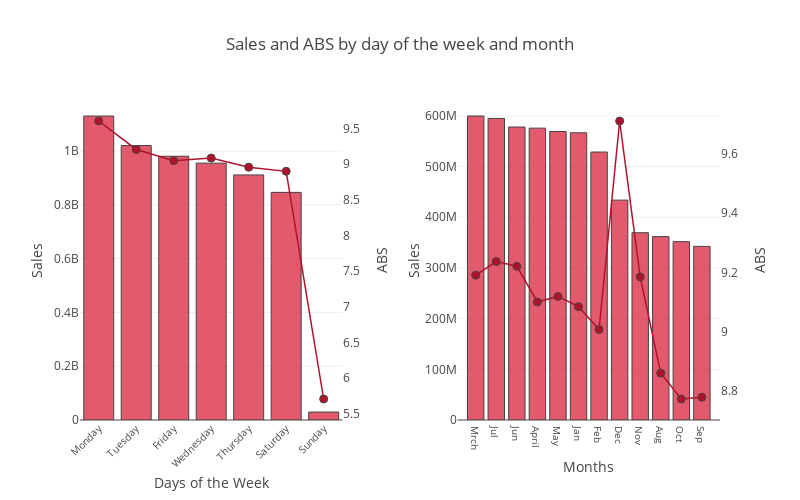

Source (notebook cell):
### Markdown cell above
Which day of the week or month generates the highest revenue, and ABS (Average Basket Size? I created two separate graphs side by side to ease the comparison.

Regarding the sales graphs on the left, the beginning of the week is when the stores are generating more money, on Mondays and Tuesdays, the third best day is on Fridays.

Which is also applicable for the ABS, except that it's exceptionally higher on Wednesday than Friday, respectively at 9.08 and 9.04.


If we have a look at the right graph, representing the sales and ABS my month, we can note that March and July are the best performing months in terms of sales. But, the ABS is higher in December with 9.71 euros spent in average and 9.24 euros in July.

### Code cell
#Create two new dataframe

basketweek = train[['Dayoftheweek','Sales','Customers']]
basketweek = basketweek.groupby('Dayoftheweek').sum()
basketweek = basketweek.sort_values(by='Sales',ascending = False)
basketweek = basketweek.reset_index()
basketweek['Basket'] = basketweek['Sales'] / basketweek['Customers'] 

basketmonth = train[['Monthofyear','Sales','Customers']]
basketmonth = basketmonth.groupby('Monthofyear').sum()
basketmonth = basketmonth.sort_values(by='Sales',ascending = False)
basketmonth = basketmonth.reset_index()
basketmonth['Basket'] = basketmonth['Sales'] / basketmonth['Customers'] 


#Create the format of our plot grid

fig = tools.make_subplots(rows=1,
                          cols=2,
                          print_grid=True,
                          horizontal_spacing=0.18
                        
                         )

#Define the 4 traces 

trace1 = dict(type='bar',
              x= basketweek[('Dayoftheweek')], 
              y= basketweek[('Sales')],
              name='Sales',            
              marker=dict(color= 'rgba(220,49,72, 0.8)', 
                          line= dict(width= 1)),
              showlegend=False
             )
 

trace2 = dict(type='scatter',
              x= basketweek[('Dayoftheweek')], 
              y= basketweek[('Basket')], 
              marker= dict(line= dict(width= 1), 
                           size= 8), 
              line=dict(color= '#B0122C',
                        width= 1.5),
              name= 'ABS',
              showlegend=False
             )


trace3=dict(type='bar',
            x=basketmonth[('Monthofyear')],
            y=basketmonth[('Sales')],
            name='Sales',
            marker=dict(color= 'rgba(220,49,72, 0.8)', line= dict(width= 1)),
            showlegend=False 
          )
trace4=dict(type='scatter',
            x= basketmonth[('Monthofyear')],
            y=basketmonth[('Basket')],
            marker= dict(line= dict(width= 1), 
                         size= 8), 
            line=dict(color= '#B0122C', width= 1.5),
            name= 'ABS',
            showlegend=False
           )

# Append the first two traces to subplot (1,1), and the last two, to subplot (1,2):

fig.append_trace(trace1, 1, 1)# trace1 is in position 0 of the list fig['data]
fig.append_trace(trace2, 1, 1)#                       1 
fig.append_trace(trace3, 1, 2)#                       2
fig.append_trace(trace4, 1, 2)#                       3

# Now we update yaxis for both trace2 and trace4 - meaning positon 1 and 3
fig['data'][1].update(yaxis='y3')
fig['data'][3].update(yaxis='y4')

# Update layout


fig['layout'].update(autosize= False, 
              width= 800, 
              height= 500, 
              showlegend=False,
                     title='Sales and ABS by day of the week and month',hovermode='x')


fig['layout']['xaxis1'].update(tickangle= -45, #'x1'
                         autorange=True,
                         tickfont=dict(size= 10), 
                         title= 'Days of the Week', 
                         type= 'category',
                         )
fig['layout']['yaxis1'].update( #left yaxis'y1
                         showgrid=True, 
                         title= 'Sales',
                         )

#Insert a new key, yaxis3, and the associated value:
fig['layout']['yaxis3']=dict(
                          overlaying= 'y1', 
                          anchor= 'x1', 
                          side= 'right', 
                          showgrid= False, 
                          title= 'ABS'
                         )

fig['layout']['xaxis2'].update(autorange=True,
                         tickfont=dict(size= 10), 
                         title= 'Months', 
                         type= 'Months',
                         )
fig['layout']['yaxis2'].update(
                         showgrid=True, 
                         title= 'Sales',
                         )
#Insert a new key, yaxis4, and the associated value:
fig['layout']['yaxis4']=dict(
                          overlaying= 'y2', 
                          anchor= 'x2', 
                          side= 'right', 
                          showgrid= False, 
                          title= 'ABS'
                         )

iplot(fig)

### Figure 1 — Plotly figure (JSON) as saved in the notebook; plotly's stock layout.template omitted (floating-point values rounded to 4 significant figures)
{"data": [{"marker": {"color": "rgba(220,49,72, 0.8)", "line": {"width": 1}}, "name": "Sales", "showlegend": false, "type": "bar", "x": ["Monday", "Tuesday", "Friday", "Wednesday", "Thursday", "Saturday", "Sunday"], "xaxis": "x1", "y": [1130203012, 1020411930, 980555941, 954962863, 911177709, 846317735, 29551433], "yaxis": "y1"}, {"line": {"color": "#B0122C", "width": 1.5}, "marker": {"line": {"width": 1}, "size": 8}, "name": "ABS", "showlegend": false, "type": "scatter", "x": ["Monday", "Tuesday", "Friday", "Wednesday", "Thursday", "Saturday", "Sunday"], "xaxis": "x1", "y": [9.604, 9.206, 9.047, 9.085, 8.957, 8.899, 5.706], "yaxis": "y3"}, {"marker": {"color": "rgba(220,49,72, 0.8)", "line": {"width": 1}}, "name": "Sales", "showlegend": false, "type": "bar", "x": ["Mrch", "Jul", "Jun", "April", "May", "Jan", "Feb", "Dec", "Nov", "Aug", "Oct", "Sep"], "xaxis": "x2", "y": [599831906, 595059205, 578112775, 575895295, 569248217, 566728724, 528734410, 433831153, 369498877, 361791202, 351878728, 342570131], "yaxis": "y2"}, {"line": {"color": "#B0122C", "width": 1.5}, "marker": {"line": {"width": 1}, "size": 8}, "name": "ABS", "showlegend": false, "type": "scatter", "x": ["Mrch", "Jul", "Jun", "April", "May", "Jan", "Feb", "Dec", "Nov", "Aug", "Oct", "Sep"], "xaxis": "x2", "y": [9.191, 9.236, 9.221, 9.1, 9.119, 9.085, 9.008, 9.71, 9.185, 8.861, 8.774, 8.78], "yaxis": "y4"}], "layout": {"autosize": false, "height": 500, "hovermode": "x", "showlegend": false, "title": "Sales and ABS by day of the week and month", "width": 800, "xaxis1": {"anchor": "y1", "autorange": true, "domain": [0, 0.41], "tickangle": -45, "tickfont": {"size": 10}, "title": "Days of the Week", "type": "category"}, "xaxis2": {"anchor": "y2", "autorange": true, "domain": [0.59, 1], "tickfont": {"size": 10}, "title": "Months", "type": "Months"}, "yaxis1": {"anchor": "x1", "domain": [0, 1], "showgrid": true, "title": "Sales"}, "yaxis2": {"anchor": "x2", "domain": [0, 1], "showgrid": true, "title": "Sales"}, "yaxis3": {"anchor": "x1", "overlaying": "y1", "showgrid": false, "side": "right", "title": "ABS"}, "yaxis4": {"anchor": "x2", "overlaying": "y2", "showgrid": false, "side": "right", "title": "ABS"}}}
